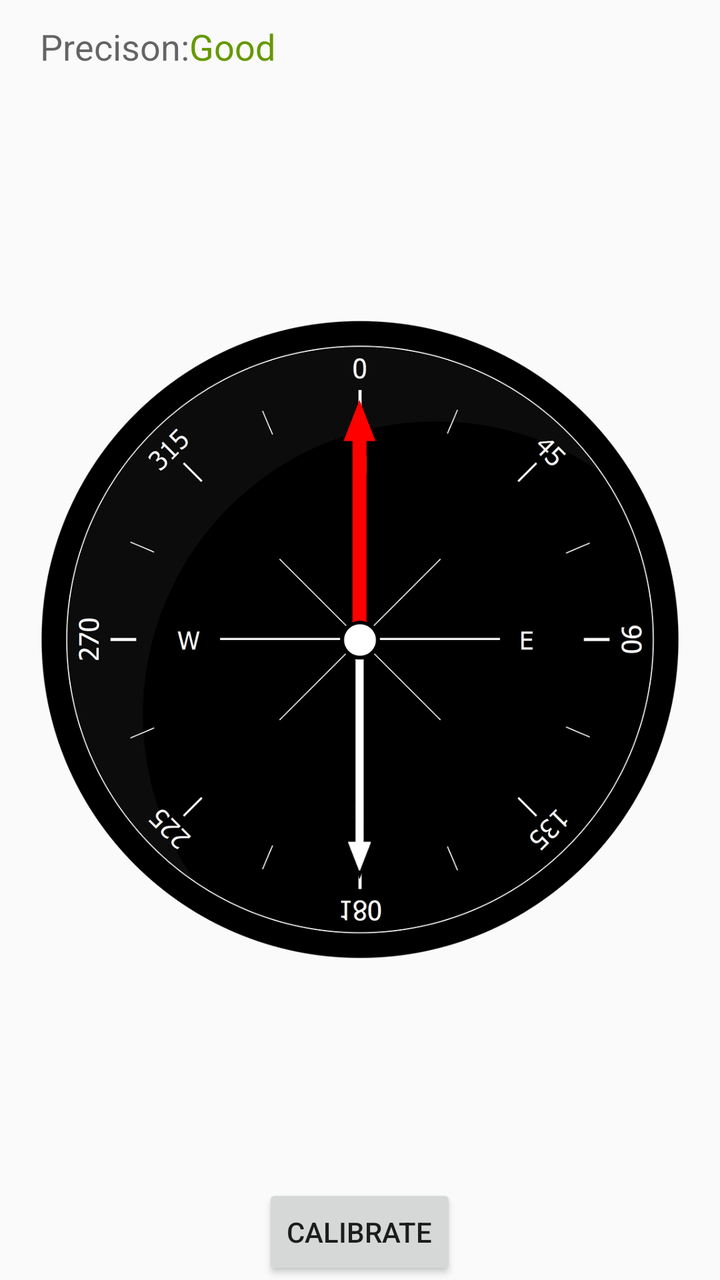
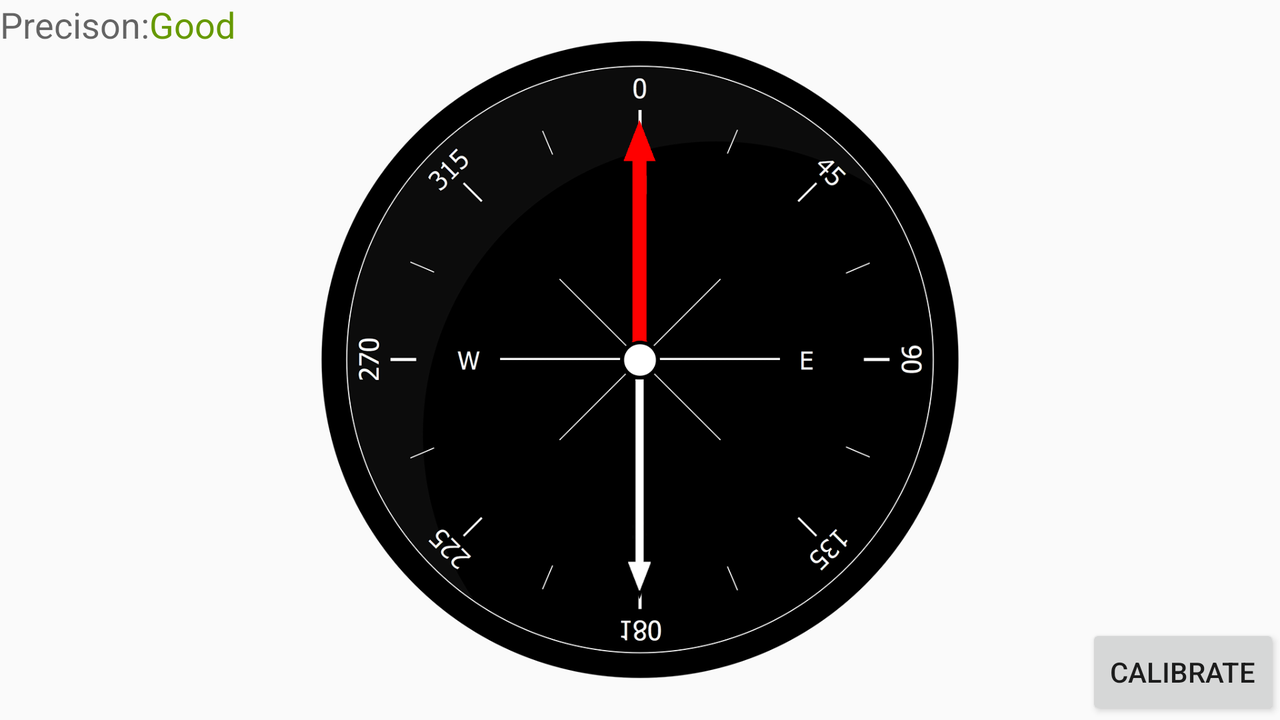

An Android layout and its configuration variant, each rendered on a device that would load it. The default file and the variant file are quoted in full after the pictures.
<!-- AndroidManifest.xml: application theme AppTheme -->
<!-- res/layout/fragment_compass.xml -->
<RelativeLayout xmlns:android="http://schemas.android.com/apk/res/android"
    xmlns:tools="http://schemas.android.com/tools"
    android:layout_width="match_parent"
    android:layout_height="match_parent"
    tools:context="com.henriquebecker.geocoordenadas.CompassFragment">
    <ImageView
        android:id="@+id/compassBackground"
        android:layout_width="320dp"
        android:layout_height="320dp"
        android:layout_centerInParent="true"
        android:src="@drawable/compass_background" />

    <ImageView
        android:id="@+id/compassHands"
        android:layout_width="20dp"
        android:layout_height="240dp"
        android:layout_centerInParent="true"
        android:scaleType="fitXY"
        android:src="@drawable/compass_hands" />

    <TextView
        android:id="@+id/textView"
        android:layout_width="wrap_content"
        android:layout_height="wrap_content"
        android:layout_alignLeft="@+id/compassBackground"
        android:layout_alignParentTop="true"
        android:layout_alignStart="@+id/compassBackground"
        android:layout_marginTop="11dp"
        android:text="@string/precison"
        android:textAppearance="@style/TextAppearance.AppCompat.Medium" />

    <TextView
        android:id="@+id/textPrecision"
        android:layout_width="wrap_content"
        android:layout_height="wrap_content"
        android:layout_alignTop="@+id/textView"
        android:layout_toEndOf="@+id/textView"
        android:layout_toRightOf="@+id/textView"
        android:textAppearance="@style/TextAppearance.AppCompat.Medium"
        tools:text="Good"
        tools:textColor="@android:color/holo_green_dark"/>

    <Button
        android:id="@+id/buttonCalibrate"
        android:layout_width="wrap_content"
        android:layout_height="wrap_content"
        android:text="@string/calibrate"
        android:layout_alignParentBottom="true"
        android:layout_centerHorizontal="true"/>


</RelativeLayout>
<!-- resources referenced by this layout -->
<resources>
  <!-- drawable compass_background: png bitmap (drawable, 126345 bytes) -->
  <!-- drawable compass_hands: png bitmap (drawable, 4831 bytes) -->
  <string name="calibrate">Calibrate</string>
  <string name="precison">Precison: </string>
  <style name="AppTheme" parent="AppTheme.Base">
  
      </style>
  <style name="AppTheme.Base" parent="Theme.AppCompat.Light.NoActionBar">
          <item name="windowNoTitle">true</item>
          <item name="windowActionBar">false</item>
          <item name="colorPrimary">@color/colorPrimary</item>
          <item name="colorPrimaryDark">@color/colorPrimaryDark</item>
          <item name="colorAccent">@color/colorAccent</item>
      </style>
  <color name="colorPrimary">#4CAF50</color>
  <color name="colorPrimaryDark">#388E3C</color>
  <color name="colorAccent">#607D8B</color>
</resources>
<!-- res/layout-land/fragment_compass.xml (the repository's variant of the layout above) -->
<!-- drawn on the phone turned sideways -->
<RelativeLayout xmlns:android="http://schemas.android.com/apk/res/android"
    xmlns:tools="http://schemas.android.com/tools"
    android:layout_width="match_parent"
    android:layout_height="match_parent"
    tools:context="com.henriquebecker.geocoordenadas.CompassFragment">
    <ImageView
        android:id="@+id/compassBackground"
        android:layout_width="320dp"
        android:layout_height="320dp"
        android:layout_centerInParent="true"
        android:src="@drawable/compass_background" />

    <ImageView
        android:id="@+id/compassHands"
        android:layout_width="20dp"
        android:layout_height="240dp"
        android:layout_centerInParent="true"
        android:scaleType="fitXY"
        android:src="@drawable/compass_hands" />

    <TextView
        android:id="@+id/textView"
        android:layout_width="wrap_content"
        android:layout_height="wrap_content"
        android:text="@string/precison"
        android:textAppearance="@style/TextAppearance.AppCompat.Medium"
        android:layout_alignParentTop="true"
        android:layout_alignParentLeft="true"
        android:layout_alignParentStart="true" />

    <TextView
        android:id="@+id/textPrecision"
        android:layout_width="wrap_content"
        android:layout_height="wrap_content"
        android:layout_alignTop="@+id/textView"
        android:layout_toEndOf="@+id/textView"
        android:layout_toRightOf="@+id/textView"
        android:textAppearance="@style/TextAppearance.AppCompat.Medium"
        tools:text="Good"
        tools:textColor="@android:color/holo_green_dark"/>

    <Button
        android:id="@+id/buttonCalibrate"
        android:layout_width="wrap_content"
        android:layout_height="wrap_content"
        android:text="@string/calibrate"
        android:layout_alignParentBottom="true"
        android:layout_alignParentRight="true"
        android:layout_alignParentEnd="true" />


</RelativeLayout>
